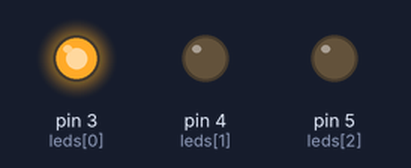
Bench run of a sketch on a simulated Arduino Uno, built with avr-gcc and run on an emulated ATmega328P. On the bench: output pins drawn as LEDs (lit = HIGH).

Above: at 0.02 s.
At 0.72 s:
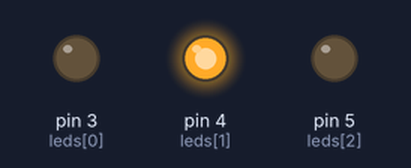
At 1.42 s:
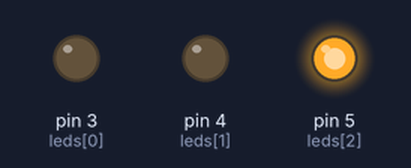
At 2.87 s:
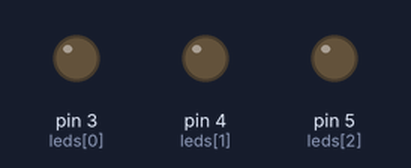
Timing chart, 0 to 3.2 s (numbered marks = the images above):
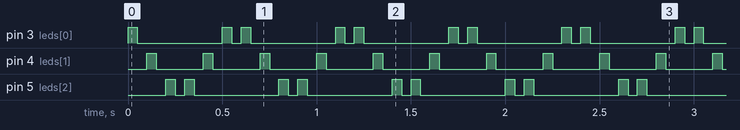

The sketch:

reto_04_b.ino
```cpp
int leds[] = {3, 4, 5};
int n = 0;
int tiempo = 50;

void setup() { //comienza la configuración
  for (n = 0; n < 3; n++) {
    pinMode(leds[n], OUTPUT);
  }
}
void loop() {
  for (n = 0; n < 3; n++) {
    digitalWrite (leds[n], HIGH);
    delay(tiempo);
    digitalWrite (leds[n], LOW);
    delay(tiempo);
  }
  for (n = 2; n >= 0; n--) {
    digitalWrite (leds[n], HIGH);
    delay(tiempo);
    digitalWrite (leds[n], LOW);
    delay(tiempo);
  }
}
```

Measured:
- by itself, pin 3 (leds[0]): repeats every 0.60 s: LOW 0.45 s, HIGH 0.05 s, LOW 0.05 s, HIGH 0.05 s
- by itself, pin 4 (leds[1]): alternates HIGH for 0.05 s and LOW for 0.25 s
- by itself, pin 5 (leds[2]): repeats every 0.60 s: LOW 0.05 s, HIGH 0.05 s, LOW 0.45 s, HIGH 0.05 s
